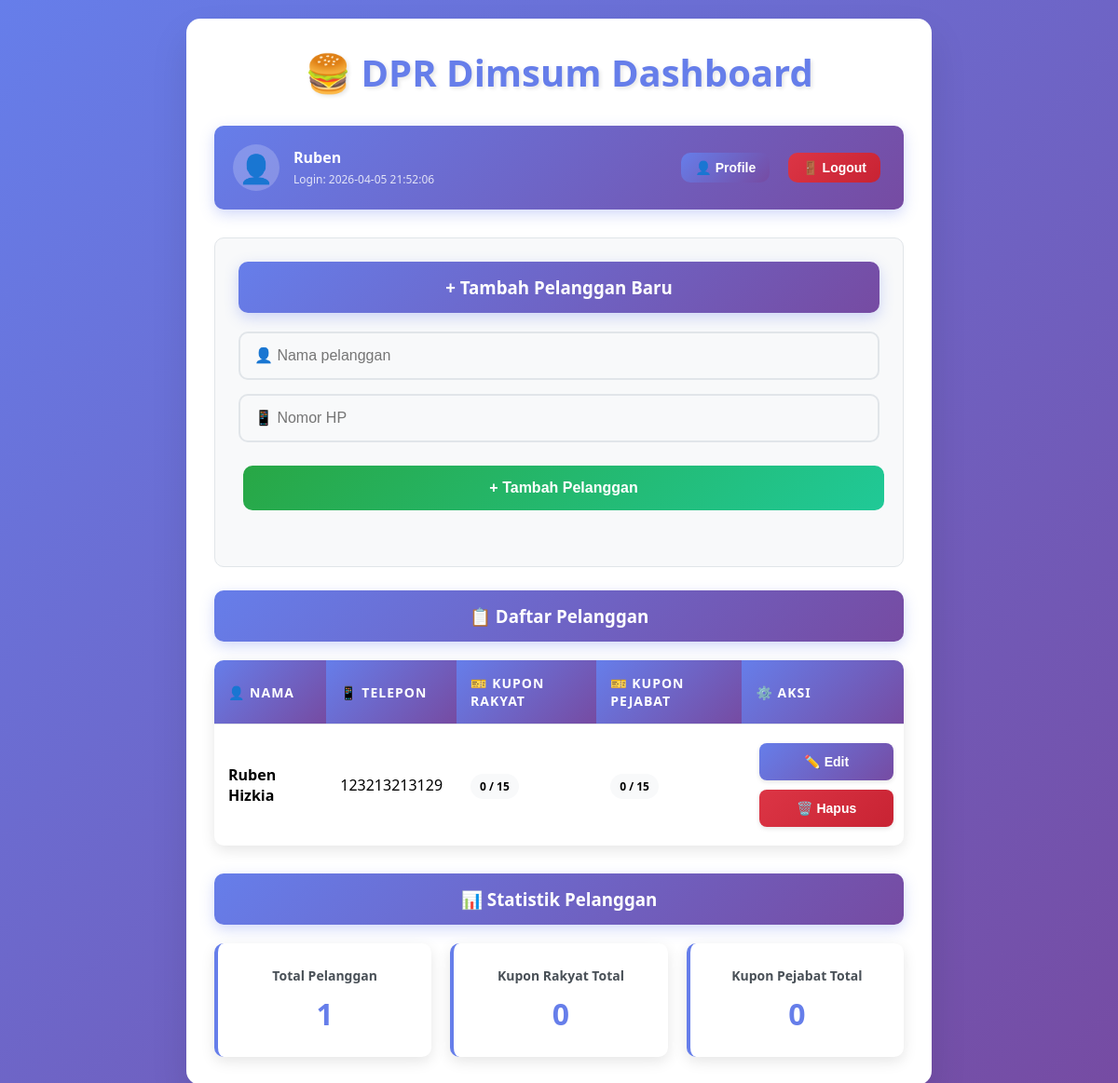
Page /dashboard (signed in) on the committed database.
### tables this page shows
CREATE TABLE customers(
        id INTEGER PRIMARY KEY AUTOINCREMENT,
        name TEXT,
        phone TEXT,
        rakyat INTEGER DEFAULT 0,
        pejabat INTEGER DEFAULT 0
    );

### app.py (the view)
@app.route("/dashboard")
def dashboard():
    if not is_logged_in():
        return redirect("/")
    db = get_db()
    customers = db.execute("SELECT * FROM customers ORDER BY name").fetchall()
    current_user = get_current_user()
    return render_template("dashboard.html", customers=customers, user=current_user)

### app.py (called while the page is built)
def get_db():
    conn = sqlite3.connect("database.db")
    conn.row_factory = sqlite3.Row
    return conn

def is_logged_in():
    return "login" in session and session.get("login", False)

def get_current_user():
    if is_logged_in():
        return {
            "username": session.get("username"),
            "full_name": session.get("full_name"),
            "last_login": session.get("last_login"),
        }
    return None

### templates/dashboard.html (shortened to what this page needs)
<!DOCTYPE html>
<html lang="id">
<head>
    <link rel="stylesheet" href="/static/style.css">
</head>
<body>
    <div class="container">
        <h1>🍔 DPR Dimsum Dashboard</h1>
        <div class="user-bar">
            <div class="user-info">
                <span class="user-avatar">👤</span>
                <div class="user-details">
                    <strong>{{user.full_name}}</strong>
                    <small>Login: {{user.last_login}}</small>
                </div>
            </div>
            <div class="user-actions">
                <a href="/profile" class="profile-btn">
                    <button>👤 Profile</button>
                </a>
                <a href="/logout" class="logout-btn">
                    <button class="delete-btn">🚪 Logout</button>
                </a>
            </div>
        </div>
        <div class="form-section">
            <h3><b>+</b> Tambah Pelanggan Baru</h3>
            <form action="/add_customer" method="post">
                <input type="text" name="name" placeholder="👤 Nama pelanggan" required>
                <input type="text" name="phone" placeholder="📱 Nomor HP" required>
                <button type="submit"><b>+</b> Tambah Pelanggan</button>
            </form>
        </div>
        <h3>📋 Daftar Pelanggan</h3>
        <table>
            <tr>
                <th>👤 Nama</th>
                <th>📱 Telepon</th>
                <th>🎫 Kupon Rakyat</th>
                <th>🎫 Kupon Pejabat</th>
                <th>⚙️ Aksi</th>
            </tr>
            {% for c in customers %}
            <tr>
                <td><strong>{{c.name}}</strong></td>
                <td>{{c.phone}}</td>
                <td>
                    <span class="coupon-badge {% if c.rakyat >= 15 %}coupon-complete{% endif %}">
                        {{c.rakyat}} / 15
                    </span>
                </td>
                <td>
                    <span class="coupon-badge {% if c.pejabat >= 15 %}coupon-complete{% endif %}">
                        {{c.pejabat}} / 15
                    </span>
                </td>
                <td>
                    <a href="/edit_customer/{{c.id}}">
                        <button>✏️ Edit</button>
                    </a>
                    <a href="/delete_customer/{{c.id}}"
                        onclick="return confirm('Apakah Anda yakin ingin menghapus {{c.name}}?')">
                        <button class="delete-btn">🗑️ Hapus</button>
                    </a>
                </td>
            </tr>
            {% endfor %}
        </table>
        <div class="stats-section">
            <h3>📊 Statistik Pelanggan</h3>
            <div class="stats-grid">
                <div class="stat-card">
                    <h4>Total Pelanggan</h4>
                    <span class="stat-number">{{customers|length}}</span>
                </div>
                <div class="stat-card">
                    <h4>Kupon Rakyat Total</h4>
                    <span class="stat-number">{{customers|sum(attribute='rakyat')}}</span>
                </div>
                <div class="stat-card">
                    <h4>Kupon Pejabat Total</h4>
                    <span class="stat-number">{{customers|sum(attribute='pejabat')}}</span>
                </div>
            </div>
        </div>
    </div>
</body>
</html>

### static/style.css (style rules this page uses)
* { margin: 0; padding: 0; box-sizing: border-box; }
body { font-family: "Segoe UI", Tahoma, Geneva, Verdana, sans-serif; background: linear-gradient(135deg, #667eea 0%, #764ba2 100%); min-height: 100vh; padding: 20px; }
.container { max-width: 800px; margin: 0 auto; background: white; border-radius: 15px; box-shadow: 0 20px 40px rgba(0, 0, 0, 0.1); padding: 30px; animation: slideIn 0.5s ease-out; }
h1, h2, h3 { color: hsl(0, 48%, 49%); margin-bottom: 20px; font-weight: 600; }
h1 { text-align: center; color: #667eea; font-size: 2.5em; margin-bottom: 30px; text-shadow: 2px 2px 4px rgba(0, 0, 0, 0.1); }
h3 { background: linear-gradient(135deg, #667eea, #764ba2); color: white; padding: 15px; border-radius: 10px; text-align: center; margin-bottom: 20px; box-shadow: 0 5px 15px rgba(102, 126, 234, 0.3); }
form { margin-bottom: 30px; }
input[type="text"], input[type="password"] { width: 100%; padding: 15px; border: 2px solid #e1e5e9; border-radius: 10px; font-size: 16px; margin-bottom: 15px; transition: all 0.3s ease; background: #f8f9fa; }
input[type="text"]:placeholder { color: #adb5bd; }
button { background: linear-gradient(135deg, #667eea, #764ba2); color: white; border: none; padding: 15px 30px; border-radius: 10px; font-size: 16px; font-weight: 600; cursor: pointer; transition: all 0.3s ease; margin: 5px; }
button[type="submit"] { background: linear-gradient(135deg, #28a745, #20c997); width: 100%; margin-top: 10px; }
button.delete-btn { background: linear-gradient(135deg, #dc3545, #c82333); }
table { width: 100%; border-collapse: collapse; margin: 20px 0; background: white; border-radius: 10px; overflow: hidden; box-shadow: 0 5px 15px rgba(0, 0, 0, 0.1); }
th, td { padding: 15px; text-align: left; border-bottom: 1px solid #e1e5e9; }
th { background: linear-gradient(135deg, #667eea, #764ba2); color: white; font-weight: 600; text-transform: uppercase; font-size: 14px; letter-spacing: 1px; }
tr:last-child td { border-bottom: none; }
td a { text-decoration: none; margin-right: 5px; }
td button { padding: 8px 15px; font-size: 12px; margin: 2px; }
.form-section { background: #f8f9fa; padding: 25px; border-radius: 10px; margin-bottom: 25px; border: 1px solid #e1e5e9; }

### templates/dashboard.html (style rules this page uses)
.user-bar { background: linear-gradient(135deg, #667eea, #764ba2); color: white; padding: 20px; border-radius: 10px; margin-bottom: 30px; display: flex; justify-content: space-between; align-items: center; box-shadow: 0 5px 15px rgba(102, 126, 234, 0.3); }
.user-info { display: flex; align-items: center; gap: 15px; }
.user-avatar { font-size: 30px; background: rgba(255, 255, 255, 0.2); width: 50px; height: 50px; border-radius: 50%; display: flex; align-items: center; justify-content: center; }
.user-details strong { display: block; font-size: 16px; }
.user-details small { opacity: 0.8; font-size: 12px; }
.user-actions { display: flex; gap: 10px; }
.user-actions button { padding: 8px 15px; font-size: 14px; }
.stats-section { margin-top: 30px; }
.stats-grid { display: grid; grid-template-columns: repeat(auto-fit, minmax(200px, 1fr)); gap: 20px; margin-top: 20px; }
.stat-card { background: white; padding: 25px; border-radius: 10px; box-shadow: 0 5px 15px rgba(0, 0, 0, 0.1); text-align: center; border-left: 4px solid #667eea; }
.stat-card h4 { color: #495057; margin-bottom: 10px; font-size: 14px; }
.stat-number { font-size: 32px; font-weight: bold; color: #667eea; }
.coupon-badge { background: #f8f9fa; padding: 5px 10px; border-radius: 15px; font-size: 12px; font-weight: bold; }
table td:last-child { text-align: center; vertical-align: middle; }
table td:last-child a { display: inline-block; margin: 3px 2px; width: 100%; }
table td:last-child button { width: 100%; padding: 12px 8px; font-size: 14px; font-weight: 600; border-radius: 8px; border: none; cursor: pointer; transition: all 0.3s ease; box-shadow: 0 2px 5px rgba(0, 0, 0, 0.1); white-space: nowrap; overflow: hidden; text-overflow: ellipsis; }
table td:last-child button:not(.delete-btn) { background: linear-gradient(135deg, #667eea, #764ba2); color: white; }
table td:last-child button.delete-btn { background: linear-gradient(135deg, #dc3545, #c82333); color: white; }

### rows in the picture
customers: name "Ruben Hizkia", phone "123213213129", rakyat "0", pejabat "0"

### other values in the picture
{{ user.full_name }} "Ruben"
{{ user.last_login }} "2026-04-05 21:52:06"
{{ customers|length }} "1"
{{ customers|sum(attribute='rakyat') }} "0"
{{ customers|sum(attribute='pejabat') }} "0"
